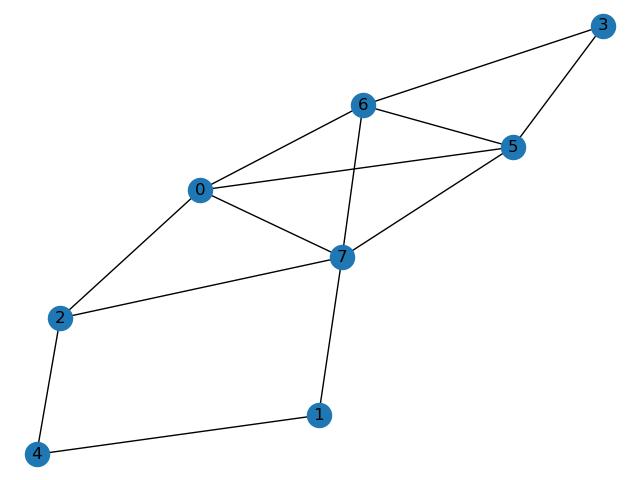

Source code (Python):
import networkx as nx
import matplotlib.pyplot as plt

Node = nx.Graph()

#adding a list of edges
Node.add_edges_from([(1, 4), (1, 7), (4, 2), (2, 7), (2, 0), 
(0, 7), (0, 5), (0, 6), (5, 7), (5, 6), (6, 7), (6, 3), (5, 3)])

#Show the graph
nx.draw(Node, with_labels=True)
fig = plt.gcf()
plt.show()
fig.savefig('Graph_1.png')